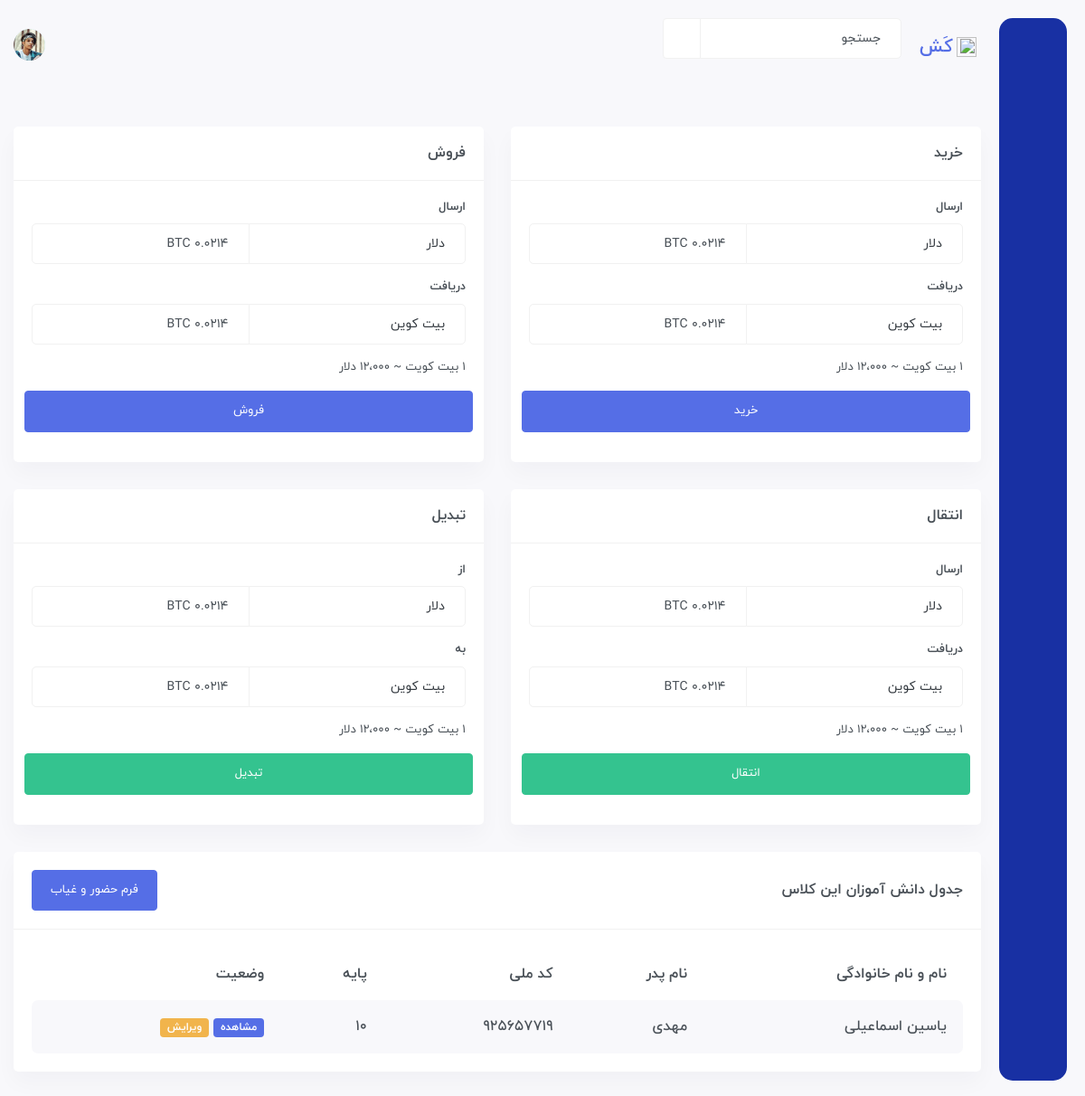
The page /class-room/M/101 (signed in) on the database as committed earlier.
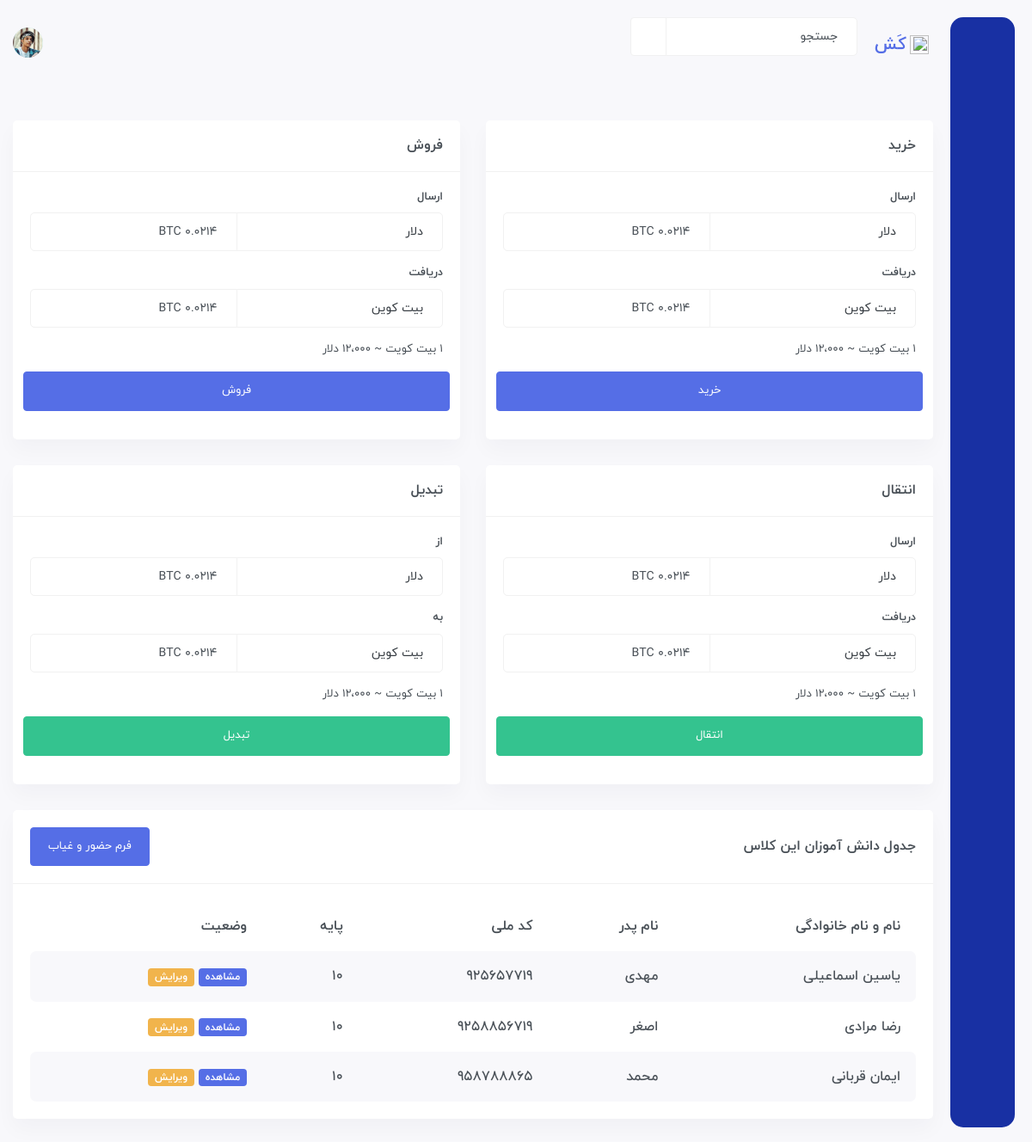
The same page on the database as committed later.
### Student/models.py (models this page shows, shortened)
class Student(models.Model):
    LEVEL = (
        ('10', 'دهم'),
        ('12', 'یازدهم'),
        ('11', 'دوازدهم'),
    )
    first_name = models.CharField(max_length=100, verbose_name='نام')
    last_name = models.CharField(max_length=100, verbose_name='نام خانوادگی')
    father_name = models.CharField(max_length=100, null=True, verbose_name='نام پدر')
    id_code = models.IntegerField(unique=True, verbose_name='کد ملی')
    class_room = models.ForeignKey(ClassRoom, on_delete=models.CASCADE)
    level = models.CharField(choices=LEVEL, max_length=2, verbose_name='پایه')
    level_up = models.BooleanField(default=False, verbose_name='قبول شده / قبول نشده')

### Student/views.py (the view)
class ClassRoomView(LoginRequiredMixin, generic.View):
    login_url = 'account:login'
    def get(self, request, *args, **kwargs):
        shift = kwargs.get('shift')
        class_name = kwargs.get('class_name')
        students_by_class_room = models.Student.objects.filter(class_room__shift=shift, class_room__name=class_name).all()
        context = {
            'student_class_room': students_by_class_room,
            'cn': class_name
        }
        return render(request, 'class-room.html', context)

### templates/class-room.html (shortened to what this page needs)
﻿{% extends 'base.html' %}
{% block body %}
	<div id="main-wrapper">
	    <div class="content-body">
		<div class="container">
		    <div class="row">
			<div class="col-xxl-3 col-xl-6">
			    <div class="card">
				<div class="card-header">
				    <h4 class="card-title">خرید</h4>
				</div>
				<div class="card-body">
				    <form method="post" name="myform" class="currency_validate trade-form row g-3">
					<div class="col-12">
					    <label class="form-label">ارسال</label>
					    <div class="input-group">
						<select class="form-control" name="method">
						    <option value="bank">دلار</option>
						</select>
						<input type="text" name="currency_amount" class="form-control" placeholder="0.0214 BTC">
					    </div>
					</div>
					<div class="col-12">
					    <label class="form-label">دریافت</label>
					    <div class="input-group">
						<select class="form-control" name="method">
						    <option value="bank">بیت کوین</option>
						</select>
						<input type="text" name="currency_amount" class="form-control" placeholder="0.0214 BTC">
					    </div>
					</div>
					<p class="mb-0">1 بیت کویت ~ 12،000 دلار</p>
					<button type="button" class="btn btn-primary btn-block" data-toggle="modal" data-target="#BuyModal">
					    خرید
					</button>
				    </form>
				</div>
			    </div>
			</div>
			<div class="col-xxl-3 col-xl-6">
			    <div class="card">
				<div class="card-header">
				    <h4 class="card-title">فروش </h4>
				</div>
				<div class="card-body">
				    <form method="post" name="myform" class="currency_validate trade-form row g-3">
					<div class="col-12">
					    <label class="form-label">ارسال</label>
					    <div class="input-group">
						<select class="form-control" name="method">
						    <option value="bank">دلار</option>
						</select>
						<input type="text" name="currency_amount" class="form-control" placeholder="0.0214 BTC">
					    </div>
					</div>
					<div class="col-12">
					    <label class="form-label">دریافت</label>
					    <div class="input-group">
						<select class="form-control" name="method">
						    <option value="bank">بیت کوین</option>
						</select>
						<input type="text" name="currency_amount" class="form-control" placeholder="0.0214 BTC">
					    </div>
					</div>
					<p class="mb-0">1 بیت کویت ~ 12،000 دلار</p>
					<button type="button" class="btn btn-primary btn-block" data-toggle="modal" data-target="#SellModal">
					    فروش
					</button>
				    </form>
				</div>
			    </div>
			</div>
			<div class="col-xxl-3 col-xl-6">
			    <div class="card">
				<div class="card-header">
				    <h4 class="card-title">انتقال </h4>
				</div>
				<div class="card-body">
				    <form name="myform" class="currency_validate trade-form row g-3">
					<div class="col-12">
					    <label class="form-label">ارسال</label>
					    <div class="input-group">
						<select class="form-control" name="method">
						    <option value="bank">دلار</option>
						</select>
						<input type="text" name="currency_amount" class="form-control" placeholder="0.0214 BTC">
					    </div>
					</div>
					<div class="col-12">
					    <label class="form-label">دریافت</label>
					    <div class="input-group">
						<select class="form-control" name="method">
						    <option value="bank">بیت کوین</option>
						</select>
						<input type="text" name="currency_amount" class="form-control" placeholder="0.0214 BTC">
					    </div>
					</div>
					<p class="mb-0">1 بیت کویت ~ 12،000 دلار</p>
					<button type="button" class="btn btn-success btn-block" data-toggle="modal" data-target="#transferModal">انتقال</button>
				    </form>
				</div>
			    </div>
			</div>
			<div class="col-xxl-3 col-xl-6">
			    <div class="card">
				<div class="card-header">
				    <h4 class="card-title">تبدیل </h4>
				</div>
				<div class="card-body">
				    <form method="post" name="myform" class="currency_validate trade-form row g-3">
					<div class="col-12">
					    <label class="form-label">از</label>
					    <div class="input-group">
						<select class="form-control" name="method">
						    <option value="bank">دلار</option>
						</select>
						<input type="text" name="currency_amount" class="form-control" placeholder="0.0214 BTC">
					    </div>
					</div>
					<div class="col-12">
					    <label class="form-label">به</label>
					    <div class="input-group">
						<select class="form-control" name="method">
						    <option value="bank">بیت کوین</option>
						</select>
						<input type="text" name="currency_amount" class="form-control" placeholder="0.0214 BTC">
					    </div>
					</div>
					<p class="mb-0">1 بیت کویت ~ 12،000 دلار</p>
					<button type="button" class="btn btn-success btn-block" data-toggle="modal" data-target="#convertModal">تبدیل</button>
				    </form>
				</div>
			    </div>
			</div>
		    </div>
		    <div class="row">
			<div class="col-xxl-12">
			    <div class="card">
				<div class="card-header">
					<div>
						<h4 class="card-title">جدول دانش آموزان این کلاس</h4>
					</div>
					<div>
						<a href="{% url 'student:attendance' cn %}" class="btn btn-primary">فرم حضور و غیاب</a>
					</div>
				</div>
				<div class="card-body">
				    <div class="table-responsive">
					<table class="table table-striped responsive-table">
					    <thead>
						<tr>
						    <th>نام و نام خانوادگی</th>
						    <th>نام پدر</th>
						    <th>کد ملی</th>
						    <th>پایه</th>
						    <th>وضعیت</th>
						</tr>
					    </thead>
					    <tbody>
						{% for s in student_class_room %}
							<tr>
								<td><span class="danger-arrow">{{ s.first_name }} {{ s.last_name }}</span>
								</td>
								<td class="coin-name">
									{{ s.father_name }}
								</td>
								<td>
									{{ s.id_code }}
								</td>
								<td>{{ s.level }}</td>
								<td>
									<div class="badge bg-primary"><a href="" class="text-white">مشاهده</a></div>
									<div class="badge bg-warning"><a href="" class="text-white">ویرایش</a></div>
								</td>
							</tr>
						{% endfor %}
					    </tbody>
					</table>
				    </div>
				</div>
			    </div>
			</div>
		    </div>
		</div>
	    </div>
	</div>
{% endblock %}

### templates/base.html (shortened to what this page needs)
{% load static %}
<!DOCTYPE html>
<html lang="en">
<head>
	<link rel="stylesheet" type="text/css" href="{% static 'vendor/slick/slick.css' %}">
	<link rel="stylesheet" href="{% static 'css/style.css' %}">
</head>
<body dir="rtl">
	<div class="header">
		<div class="container">
		    <div class="row">
				<div class="col-xxl-12">
					<div class="header-content">
					<div class="header-left">
						<div class="brand-logo">
						<a href="index.html">
							<img src="{% static 'images/logo.png' %}" alt="">
							<span>کَش</span>
						</a>
						</div>
						<div class="search">
						<form action="#">
							<div class="input-group">
							<input type="text" class="form-control" placeholder="جستجو">
							<span class="input-group-text"><i class="icofont-search"></i></span>
							</div>
						</form>
						</div>
					</div>
					<div class="header-right">
						<div class="dark-light-toggle" onclick="themeToggle()">
						<span class="dark"><i class="icofont-moon"></i></span>
						</div>
						<div class="notification dropdown">
						<div class="notify-bell" data-toggle="dropdown">
							<span><i class="icofont-alarm"></i></span>
						</div>
						</div>
						<div class="profile_log dropdown">
						<div class="user" data-toggle="dropdown">
							<span class="thumb"><img src="{% static 'images/profile/2.png' %}" alt=""></span>
						</div>
						</div>
					</div>
					</div>
				</div>
		    </div>
		</div>
	</div>
	{% include 'sidebar.html' %}
    {% block body %}{% endblock %}
</body>
</html>

### templates/sidebar.html (shortened to what this page needs)
{% load static %}
<div class="sidebar">
    <div class="menu">
        <ul>
        <li>
            <a href="{% url 'student:index' %}" data-toggle="tooltip" data-placement="right" title="خانه">
            <span><i class="icofont-ui-home"></i></span>
            </a>
        </li>
        <li><a href="{% url 'student:wallet' %}" data-toggle="tooltip" data-placement="right" title="کیف پول">
            <span><i class="icofont-wallet"></i></span>
            </a>
        </li>
        <li><a href="{% url 'student:create-student' %}" data-toggle="tooltip" data-placement="right" title="دانش آموز جدید">
            <span><i class="icofont-price"></i></span>
            </a>
        </li>
        <li class="logout"><a href="{% url 'account:logout' %}" data-toggle="tooltip" data-placement="right" title="خروج">
            <span><i class="icofont-power"></i></span>
            </a>
        </li>
        </ul>
    </div>
</div>

Rows that differ between the two databases and show on the page:
added Student: first_name "رضا", last_name "مرادی", father_name "اصغر", id_code "9258856719", level "10"
added Student: first_name "ایمان", last_name "قربانی", father_name "محمد", id_code "958788865", level "10"
